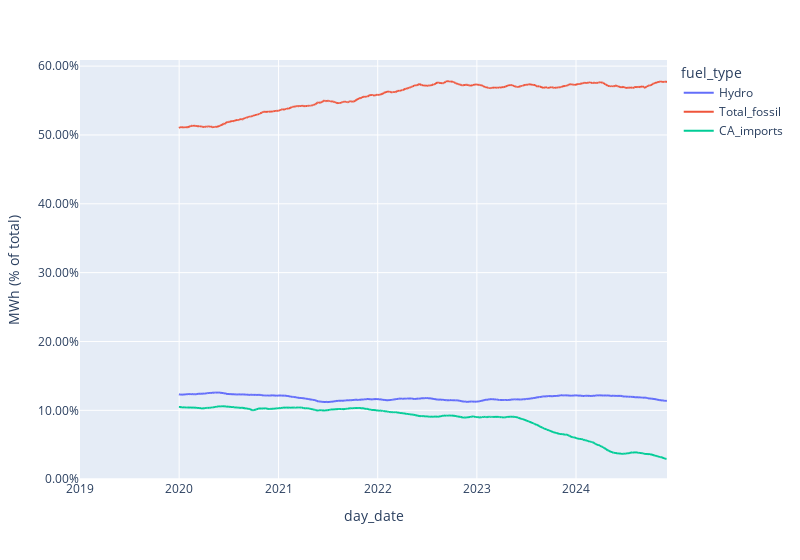

The cell this chart's notebook holds for it:
### Code cell
fig = px.line(test_rggi,width=800,labels={'value':'MWh (% of total)'})
fig.update_layout(yaxis_tickformat='.2%')

### Figure 1 — Plotly figure (JSON) as saved in the notebook; plotly's stock layout.template omitted (floating-point values rounded to 4 significant figures; data arrays with more than 128 entries replaced by an {"elided": "..."} marker saying what was removed)
{"data": [{"hovertemplate": "fuel_type=Hydro<br>day_date=%{x}<br>MWh (% of total)=%{y}<extra></extra>", "legendgroup": "Hydro", "line": {"color": "#636efa", "dash": "solid"}, "marker": {"symbol": "circle"}, "mode": "lines", "name": "Hydro", "showlegend": true, "type": "scattergl", "x": {"elided": "2162 str values"}, "xaxis": "x", "y": {"elided": "2162 float values"}, "yaxis": "y"}, {"hovertemplate": "fuel_type=Total_fossil<br>day_date=%{x}<br>MWh (% of total)=%{y}<extra></extra>", "legendgroup": "Total_fossil", "line": {"color": "#EF553B", "dash": "solid"}, "marker": {"symbol": "circle"}, "mode": "lines", "name": "Total_fossil", "showlegend": true, "type": "scattergl", "x": {"elided": "2162 str values"}, "xaxis": "x", "y": {"elided": "2162 float values"}, "yaxis": "y"}, {"hovertemplate": "fuel_type=CA_imports<br>day_date=%{x}<br>MWh (% of total)=%{y}<extra></extra>", "legendgroup": "CA_imports", "line": {"color": "#00cc96", "dash": "solid"}, "marker": {"symbol": "circle"}, "mode": "lines", "name": "CA_imports", "showlegend": true, "type": "scattergl", "x": {"elided": "2162 str values"}, "xaxis": "x", "y": {"elided": "2162 float values"}, "yaxis": "y"}], "layout": {"legend": {"title": {"text": "fuel_type"}, "tracegroupgap": 0}, "margin": {"t": 60}, "width": 800, "xaxis": {"anchor": "y", "domain": [0, 1], "title": {"text": "day_date"}}, "yaxis": {"anchor": "x", "domain": [0, 1], "tickformat": ".2%", "title": {"text": "MWh (% of total)"}}}}
